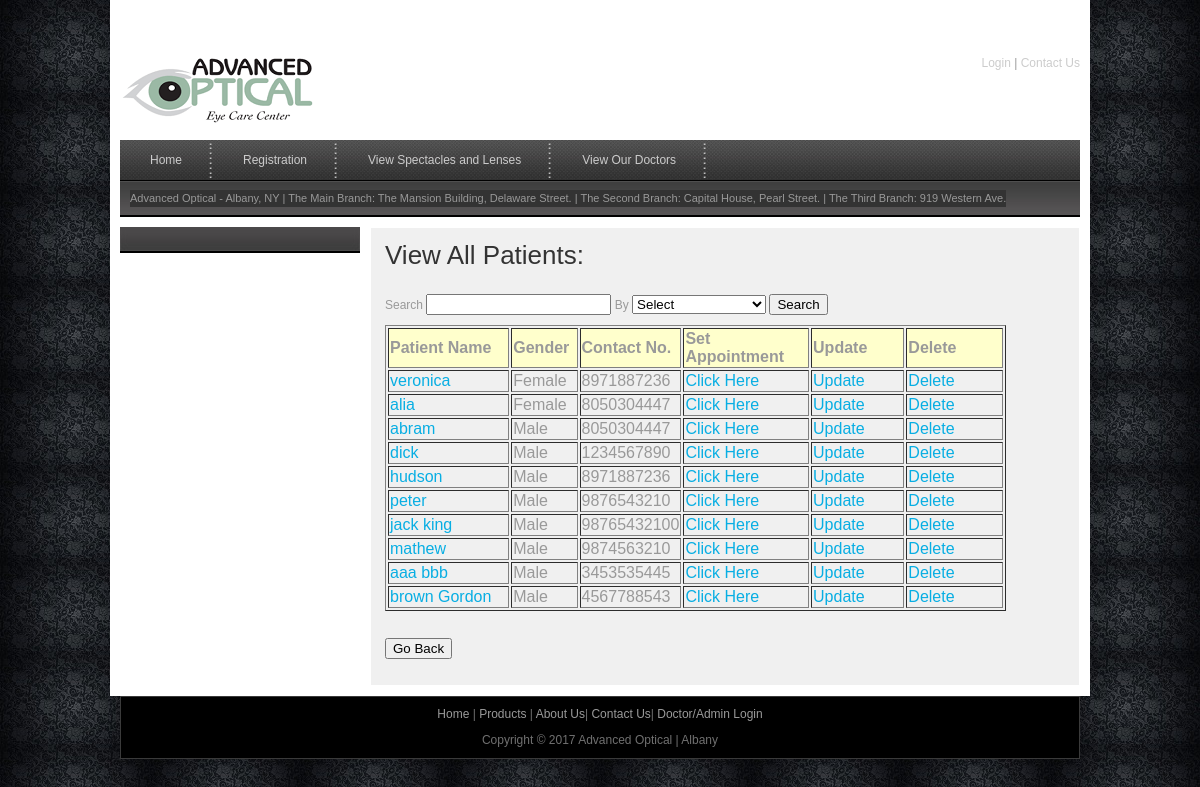
The page /viewpatient.php on the database its author committed.
### tables this page shows
CREATE TABLE IF NOT EXISTS `patient` (
  `pat_id` int(10) NOT NULL AUTO_INCREMENT,
  `admin_id` int(10) NOT NULL DEFAULT '1',
  `pat_name` varchar(30) NOT NULL,
  `email_id` varchar(25),
  `password` varchar(25)   DEFAULT NULL,
  `dob` varchar(15) NOT NULL DEFAULT '1901-01-01',
  `gender` varchar(10) NOT NULL,
  `address` varchar(50) DEFAULT NULL,
  `contact` varchar(25) NOT NULL,
  `created_at` date NOT NULL,
  PRIMARY KEY (`pat_id`)
);

### viewpatient.php (the view, shortened to what this page needs)
<?php
include("includes/header.php");
include("includes/conn.php");
?>
<?php
if(isset($_POST['search']))
{
	if($_POST['group'] == "Patient Name")
	{
	$result = mysqli_query($con,"SELECT * FROM  patient WHERE  pat_name LIKE  '%$_POST[patname]%'");
	}
	else if($_POST['group'] == "Patient ID")
	{
	$result = mysqli_query($con, "SELECT * FROM  patient WHERE pat_id=  '$_POST[patname]'");
	}
	else if($_POST['group'] == "Contact No")
	{
	$result = mysqli_query($con, "SELECT * FROM  patient WHERE contact=  '$_POST[patname]'");
	}
}
else if(isset($_GET['act']) and $_GET['act'] =='delete')
{
	mysqli_query($con, "DELETE FROM patient where pat_id='$_GET[patid]'");
		header("Location: viewpatient.php");
}
else
{
	$result = mysqli_query($con, "SELECT * FROM patient");
}
?>
    <div id="templatemo_main">
   		<div id="sidebar" class="float_l">
        	<div class="sidebar_box"><span class="bottom"></span>
            </div>
   		</div>
        <div id="content" class="float_r">
          <h2>View All Patients:</h2>
          <form id="form1" name="form1" method="post" action="" onSubmit="return validation()">
              <label for="patname">Search</label>
            <input type="text" name="patname" id="patname" />
            <label for="group">By</label>
<select name="group" id="group">
 <option value="">Select</option>
</select>
            <input name="search" type="submit" id="search" value="Search" />
            <table width="621" border="1">
          <tr bgcolor="#FFFFCC">
                <td width="133"><strong>Patient Name</strong></td>
                <td width="64"><strong>Gender</strong></td>
                <td width="52"><strong>Contact No.</strong></td>
                <td width="128"><strong>Set Appointment</strong></td>
                               <td width="99"><strong>Update</strong></td>
                <td width="105"><strong>Delete</strong></td>
          </tr>
              <?php
           	while($row = mysqli_fetch_array($result))
  {
  	echo "<tr>";
  	echo "<td><a href='patad.php?patid=$row[pat_id]&appid=$row[pat_id]'>" . $row['pat_name'] . "</td>";
  	echo "<td>" . $row['gender'] . "</td>";
  	echo "<td>" . $row['contact'] . "</td>";
    echo "<td><a href='setappointment.php?appid=$row[pat_id]'>Click Here</a></td>";
	echo "<td><a href='updatepatient.php?patid=$row[pat_id]&act=update'>Update</a></td>";
	echo "<td><a href='viewpatient.php?patid=$row[pat_id]&act=delete' onClick='return deleteImage()'>Delete</a></td>";
	echo "</tr>";
  }
?>
            </table>
            <p>&nbsp;</p>
			 <input type="button" onClick="history.go(-1);" value="Go Back" />
          </form>
</div>
      </div>
    </div>
    <?php
include("includes/footer.php");
?>

### css/tm_style.css (style rules this page uses)
body { margin: 0; padding: 0; color: #999; font-family: Tahoma, Geneva, sans-serif; font-size: 12px; line-height: 1.4em; background-color: #2e2e2e; background-repeat: repeat; background-image: url(../images/tm_body.jpg) }
a, a:link, a:visited { color: #08aee3; font-weight: normal; text-decoration: none; }
p { margin: 0 0 10px 0; padding: 0; }
h1, h2, h3, h4, h5, h6 { color: #333; font-weight: normal; }
h2 { font-size: 26px; margin: 0 0 25px; padding: 5px 0; }
.float_l { float: left }
.float_r { float: right }
#content { width: 680px; background: #f0f0f0; border: 1px solid #fff; padding: 14px; }
#sidebar { width: 240px }
.sidebar_box { position: relative; background: #4c4a4a; margin-bottom: 36px; }
.sidebar_box span.bottom { position: absolute; bottom: -26px; left: 0; width: 240px; height: 26px; background: url(../images/tm_sidebar_bottom.jpg) }

### rows shown on the page
patient: pat_name "veronica", gender "Female", contact "8971887236"
patient: pat_name "alia", gender "Female", contact "8050304447"
patient: pat_name "abram", gender "Male", contact "8050304447"
patient: pat_name "dick", gender "Male", contact "1234567890"
patient: pat_name "hudson", gender "Male", contact "8971887236"
patient: pat_name "peter", gender "Male", contact "9876543210"
patient: pat_name "jack king", gender "Male", contact "98765432100"
patient: pat_name "mathew", gender "Male", contact "9874563210"
patient: pat_name "aaa bbb", gender "Male", contact "3453535445"
patient: pat_name "brown Gordon", gender "Male", contact "4567788543"
